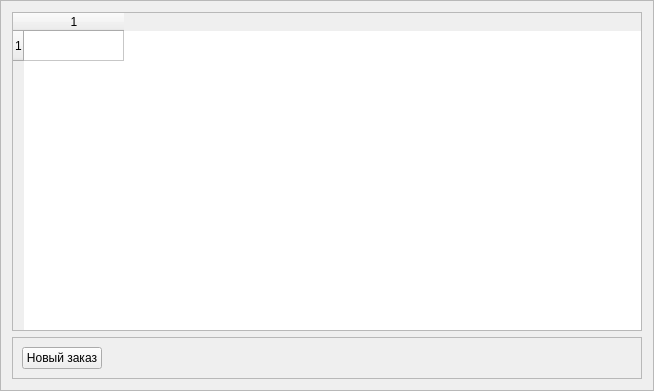
<?xml version="1.0" encoding="UTF-8"?>
<ui version="4.0">
 <class>OrdersWidget</class>
 <widget class="QFrame" name="OrdersWidget">
  <property name="geometry">
   <rect>
    <x>0</x>
    <y>0</y>
    <width>654</width>
    <height>391</height>
   </rect>
  </property>
  <property name="windowTitle">
   <string>Frame</string>
  </property>
  <property name="frameShape">
   <enum>QFrame::StyledPanel</enum>
  </property>
  <property name="frameShadow">
   <enum>QFrame::Raised</enum>
  </property>
  <layout class="QVBoxLayout" name="verticalLayout">
   <item>
    <widget class="QTableWidget" name="orders_table">
     <property name="rowCount">
      <number>1</number>
     </property>
     <property name="columnCount">
      <number>1</number>
     </property>
     <row/>
     <column/>
    </widget>
   </item>
   <item>
    <widget class="QFrame" name="frame">
     <property name="frameShape">
      <enum>QFrame::StyledPanel</enum>
     </property>
     <property name="frameShadow">
      <enum>QFrame::Raised</enum>
     </property>
     <layout class="QGridLayout" name="gridLayout">
      <item row="0" column="0">
       <widget class="QPushButton" name="new_order_btn">
        <property name="text">
         <string>Новый заказ</string>
        </property>
       </widget>
      </item>
      <item row="0" column="1">
       <spacer name="horizontalSpacer">
        <property name="orientation">
         <enum>Qt::Horizontal</enum>
        </property>
        <property name="sizeHint" stdset="0">
         <size>
          <width>530</width>
          <height>20</height>
         </size>
        </property>
       </spacer>
      </item>
     </layout>
    </widget>
   </item>
  </layout>
 </widget>
 <resources/>
 <connections/>
</ui>
